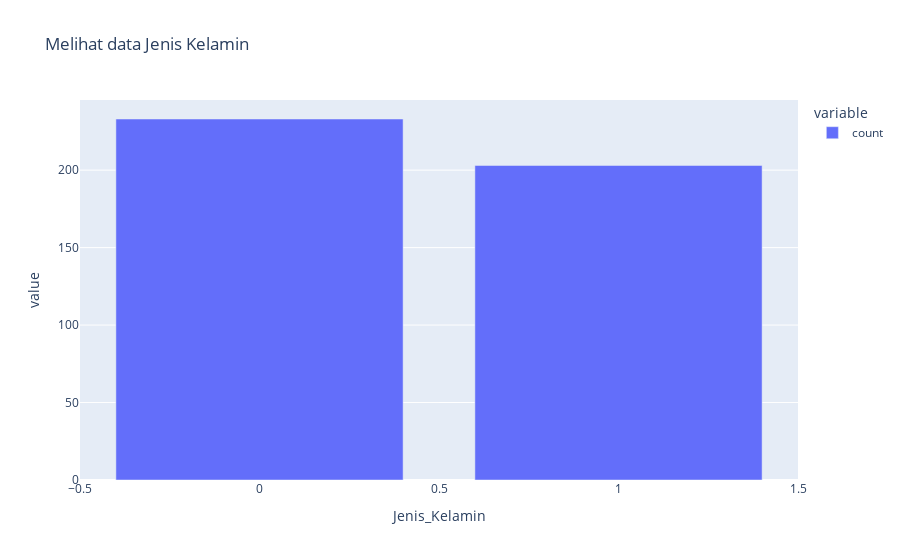

Source (notebook cell):
### Code cell
fig = px.bar(datagizi_dataset['Jenis_Kelamin'].value_counts(),
             title="Melihat data Jenis Kelamin")
fig.show()

### Figure 1 — Plotly figure (JSON) as saved in the notebook; plotly's stock layout.template omitted (floating-point values rounded to 4 significant figures)
{"data": [{"alignmentgroup": "True", "hovertemplate": "variable=count<br>Jenis_Kelamin=%{x}<br>value=%{y}<extra></extra>", "legendgroup": "count", "marker": {"color": "#636efa", "pattern": {"shape": ""}}, "name": "count", "offsetgroup": "count", "orientation": "v", "showlegend": true, "textposition": "auto", "type": "bar", "x": [0, 1], "xaxis": "x", "y": [233, 203], "yaxis": "y"}], "layout": {"barmode": "relative", "legend": {"title": {"text": "variable"}, "tracegroupgap": 0}, "title": {"text": "Melihat data Jenis Kelamin"}, "xaxis": {"anchor": "y", "domain": [0, 1], "title": {"text": "Jenis_Kelamin"}}, "yaxis": {"anchor": "x", "domain": [0, 1], "title": {"text": "value"}}}}
